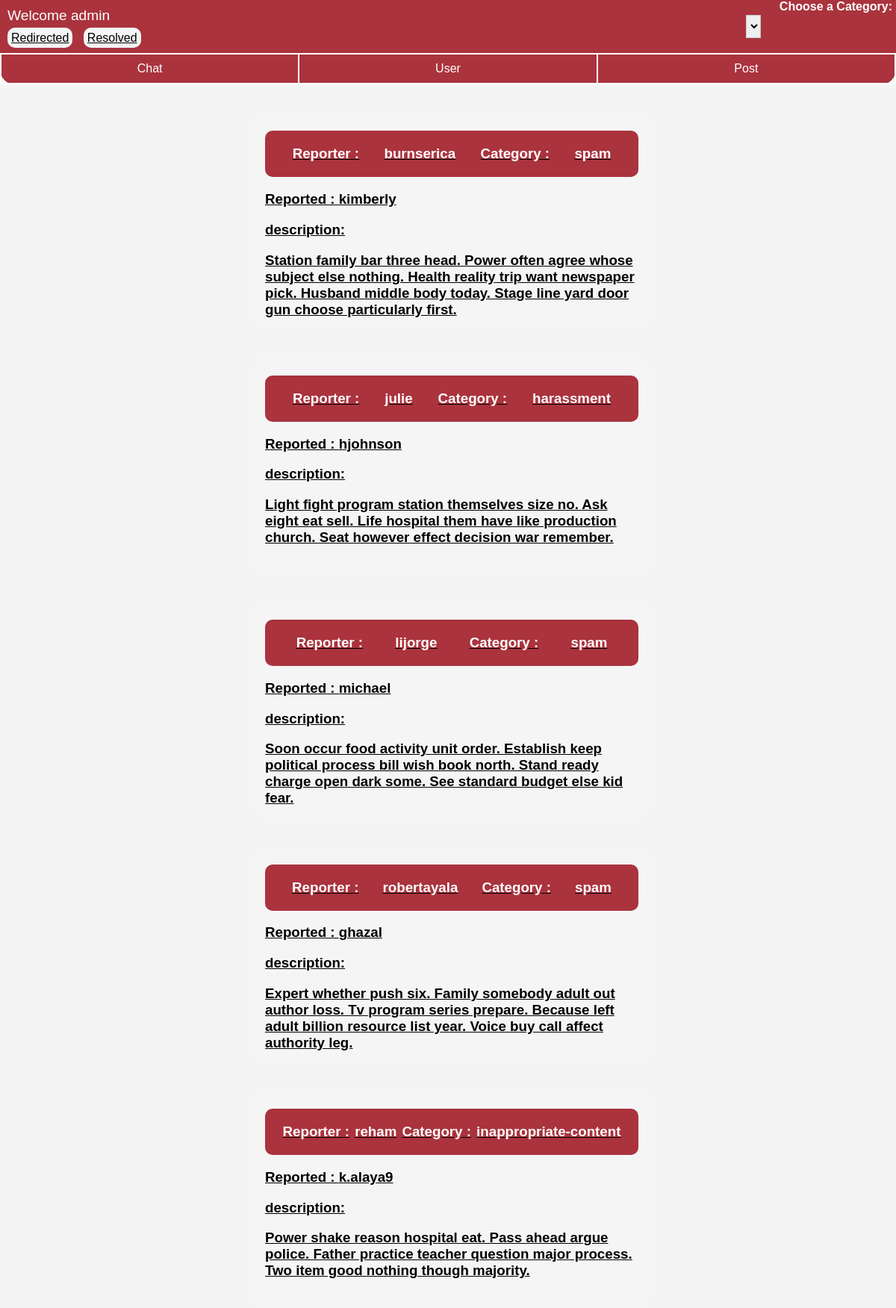
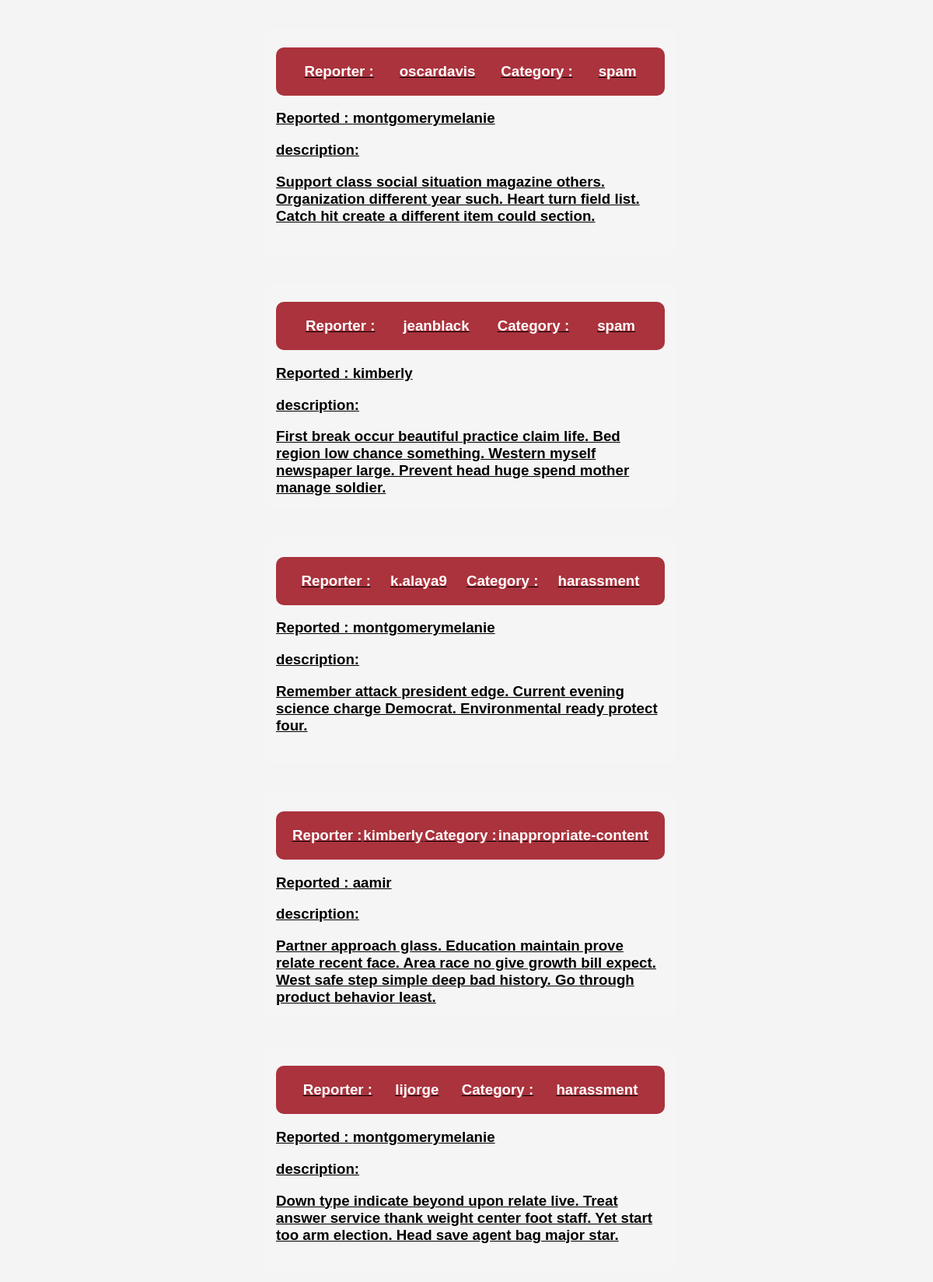
/report/?status=resolved (signed in, upper part), run on the app's committed database (2 pictures, top to bottom).
### accounts/models.py (models this page shows, shortened)
class CustomUser(AbstractUser):
    email = models.EmailField(blank=False, null=False, unique=True)
    profile_image = models.ImageField(default='profile_images/default.png', upload_to='profile_images/', blank=True, null=True)
    birth_date = models.DateField(blank=True, null=True)
    phone_number = PhoneNumberField(blank=True, null=True)
    gender = models.CharField(blank=True, null=True, max_length=1, choices=GENDER_CHOICES)
    role = models.CharField(max_length=25, choices=ROLE, default='regular-user')
    is_online = models.BooleanField(default=False)
    last_online = models.DateTimeField(blank=True, null=True)
    is_banned = models.BooleanField(default=False)
    def __str__(self):
        return self.username

### report/models.py (models this page shows, shortened)
class Report(models.Model):
    reporter = models.ForeignKey(CustomUser, on_delete=models.CASCADE, related_name='reporter')
    type = models.CharField(max_length=25, choices=TYPE)
    category = models.CharField(max_length=25, choices=CATEGORY)
    reported_user = models.ForeignKey(CustomUser, on_delete=models.CASCADE, related_name='reported_user')
    description = models.TextField(null=True, blank=True)
    status = models.CharField(max_length=25, choices=STATUS, default='pending')
    reported_post = models.ForeignKey(Post, on_delete=models.SET_NULL, related_name='reported_post', null=True, blank=True)
    reported_chat = models.ForeignKey(Chat, on_delete=models.PROTECT, related_name='reported_chat', null=True, blank=True)
    moderator = models.ForeignKey(CustomUser, on_delete=models.CASCADE, related_name='moderator', null=True, blank=True)
    moderator_comment = models.TextField(null=True, blank=True)
    created_at = models.DateTimeField(auto_now_add=True)
    updated_at = models.DateTimeField(auto_now=True)

### report/views.py (the view)
# urls.py: path('', views.ReportList.as_view(), name='reports'), # '/report/?status=pending&type=user'
class ReportList(LoginRequiredMixin, PermissionRequiredMixin, generic.ListView):
    model = Report
    template_name = 'report/report_list.html'
    context_object_name = 'reports'
    permission_required = 'report.view_report'
    def get_queryset(self):
        user_role = self.request.user.role
        if user_role == 'moderator':
            status = 'pending'
        elif user_role == 'admin':
            status = self.request.GET.get('status')
            if not status:
                status = 'redirected'
        else:
            return redirect(reverse('/'))
        queryset = super().get_queryset()
        type = self.request.GET.get('type')
        category = self.request.GET.get('category')
        if status:
            queryset = queryset.filter(status=status)
        if type:
            queryset = queryset.filter(type=type)
        if category:
            queryset = queryset.filter(category=category)
        return queryset

### report/templates/report/report_list.html (shortened to what this page needs)
{% extends 'base.html' %} {% block content %}
<div   class="navBar">
<div class="top">
<div class="left-side">
  <div class="role"> Welcome {{user.role}}</div>
{% if user.role == 'admin' %}
<div class="status-app-bar">
  <a href="/report/?status=redirected">Redirected</a>
  <a href="/report/?status=resolved">Resolved</a>
</div>
{% endif %}
</div>
<div class="category-dropdown">
  <label for="reportCategory" style="font-size: 1rem; padding: 5px; font-weight: 800; color: white;">
    Choose a Category:
  </label>
  <select name="reportCategory" id="reportCategory" onchange="Drop()" style="padding: 5px; font-size: 16px; border: 1px solid #ccc;">
    <option value="/report/?{% if request.GET.status %}&status={{ request.GET.status }}{% endif %}{% if request.GET.type %}&type={{ request.GET.type }}{% endif %}" {% if not request.GET.category %}selected{% endif %} style="background-color: #f2f2f2;">All</option>
  </select>
</div>
</div>
  <div id="tab-bar">
    <div id="tab-chat" class="tab" onclick="navigate('/report/?type=chat')">Chat</div>
    <div id="tab-user" class="tab" onclick="navigate('/report/?type=user')">User</div>
    <div id="tab-post" class="tab" onclick="navigate('/report/?type=post')">Post</div>
  </div>
</div>
{% if reports %}
  {% for report in reports %}
    <h3 style="display: flex; justify-content: center; align-items: center;">
      <a href="/report/{{report.id}}" style="color: black; border: opx;">
        <div class="report-container">
          <p  style=" display: flex; justify-content: space-around; background-color: #aa333d; border-radius: 10px; color: white; padding: 20px;"
          ><b>Reporter : </b> {{ report.reporter }} <b>Category : </b> {{ report.category }}</p>
          <p style=" flex-direction:row;">
          <b>Reported : </b> {{ report.reported_user }}
        </p>
          {% if report.description %}<p>description:</p>{% endif %}
          {% if report.description %}<p>{{ report.description }}</p>{% endif %}
        </div>
      </a>
    </h3>
  {% endfor %}
{% else %}
<p>No reports added yet.</p>
{% endif %}
{% endblock %}

### report/templates/report/report_list.html (style rules this page uses)
body { font-family: Arial, sans-serif; background-color: #f4f4f4; margin: 0; }
.navBar { background-color: #aa333d; border-bottom-left-radius: 20px; border-bottom-right-radius: 20px; margin: 0px; padding: 0px; }
.top { display: flex; justify-content: space-between; }
#reportCategory { margin: 20px; width: 20px; float: inline-start; }
.role { color: white; padding-left: 10px; padding-top: 10px; font-size: larger; padding-bottom: 10px; }
#tab-bar { display: flex; justify-content: space-around; border: 1px solid white; }
.tab { display: flex; justify-content: center; align-items: center; width: 500px; margin: 0px; padding: 10px; cursor: pointer; color: white; border: 1px solid white; }
a { margin-top: 20px; margin-left: 10px; background-color: whitesmoke; color: black; padding: 5px; border-radius: 10px; }
.report-container { background-color: whitesmoke; width: 500px; height: 250px; margin: 10px; border: 0px; flex-direction: column; }

### data on the page
CustomUser: role "admin"
Report: reporter "burnserica", category "spam", reported_user "kimberly", shows "description:", description "Station family bar three head. Power often agree whose subject else nothing. Health reality trip want newspaper pick. Husband middle body today. Stage line yard door gun choose particularly first."
Report: reporter "julie", category "harassment", reported_user "hjohnson", shows "description:", description "Light fight program station themselves size no. Ask eight eat sell. Life hospital them have like production church. Seat however effect decision war remember."
Report: reporter "lijorge", category "spam", reported_user "michael", shows "description:", description "Soon occur food activity unit order. Establish keep political process bill wish book north. Stand ready charge open dark some. See standard budget else kid fear."
Report: reporter "robertayala", category "spam", reported_user "ghazal", shows "description:", description "Expert whether push six. Family somebody adult out author loss. Tv program series prepare. Because left adult billion resource list year. Voice buy call affect authority leg."
Report: reporter "reham", category "inappropriate-content", reported_user "k.alaya9", shows "description:", description "Power shake reason hospital eat. Pass ahead argue police. Father practice teacher question major process. Two item good nothing though majority."
Report: reporter "oscardavis", category "spam", reported_user "montgomerymelanie", shows "description:", description "Support class social situation magazine others. Organization different year such. Heart turn field list. Catch hit create a different item could section."
Report: reporter "jeanblack", category "spam", reported_user "kimberly", shows "description:", description "First break occur beautiful practice claim life. Bed region low chance something. Western myself newspaper large. Prevent head huge spend mother manage soldier."
Report: reporter "k.alaya9", category "harassment", reported_user "montgomerymelanie", shows "description:", description "Remember attack president edge. Current evening science charge Democrat. Environmental ready protect four."
Report: reporter "kimberly", category "inappropriate-content", reported_user "aamir", shows "description:", description "Partner approach glass. Education maintain prove relate recent face. Area race no give growth bill expect. West safe step simple deep bad history. Go through product behavior least."
Report: reporter "lijorge", category "harassment", reported_user "montgomerymelanie", shows "description:", description "Down type indicate beyond upon relate live. Treat answer service thank weight center foot staff. Yet start too arm election. Head save agent bag major star."
